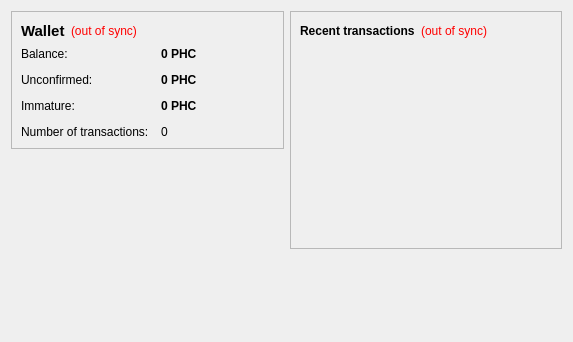
<?xml version="1.0" encoding="UTF-8"?>
<ui version="4.0">
 <class>OverviewPage</class>
 <widget class="QWidget" name="OverviewPage">
  <property name="geometry">
   <rect>
    <x>0</x>
    <y>0</y>
    <width>573</width>
    <height>342</height>
   </rect>
  </property>
  <property name="windowTitle">
   <string>Form</string>
  </property>
  <layout class="QHBoxLayout" name="horizontalLayout" stretch="1,1">
   <item>
    <layout class="QVBoxLayout" name="verticalLayout_2">
     <item>
      <widget class="QFrame" name="frame">
       <property name="frameShape">
        <enum>QFrame::StyledPanel</enum>
       </property>
       <property name="frameShadow">
        <enum>QFrame::Raised</enum>
       </property>
       <layout class="QVBoxLayout" name="verticalLayout_4">
        <item>
         <layout class="QHBoxLayout" name="horizontalLayout_4">
          <item>
           <widget class="QLabel" name="label_5">
            <property name="font">
             <font>
              <pointsize>11</pointsize>
              <weight>75</weight>
              <bold>true</bold>
             </font>
            </property>
            <property name="text">
             <string>Wallet</string>
            </property>
           </widget>
          </item>
          <item>
           <widget class="QLabel" name="labelWalletStatus">
            <property name="toolTip">
             <string>The displayed information may be out of date. Your wallet automatically synchronizes with the Litecoin network after a connection is established, but this process has not completed yet.</string>
            </property>
            <property name="styleSheet">
             <string notr="true">QLabel { color: red; }</string>
            </property>
            <property name="text">
             <string notr="true">(out of sync)</string>
            </property>
            <property name="alignment">
             <set>Qt::AlignLeading|Qt::AlignLeft|Qt::AlignVCenter</set>
            </property>
           </widget>
          </item>
          <item>
           <spacer name="horizontalSpacer_2">
            <property name="orientation">
             <enum>Qt::Horizontal</enum>
            </property>
            <property name="sizeHint" stdset="0">
             <size>
              <width>40</width>
              <height>20</height>
             </size>
            </property>
           </spacer>
          </item>
         </layout>
        </item>
        <item>
         <layout class="QFormLayout" name="formLayout_2">
          <property name="fieldGrowthPolicy">
           <enum>QFormLayout::AllNonFixedFieldsGrow</enum>
          </property>
          <property name="horizontalSpacing">
           <number>12</number>
          </property>
          <property name="verticalSpacing">
           <number>12</number>
          </property>
          <item row="0" column="0">
           <widget class="QLabel" name="label">
            <property name="text">
             <string>Balance:</string>
            </property>
           </widget>
          </item>
          <item row="0" column="1">
           <widget class="QLabel" name="labelBalance">
            <property name="font">
             <font>
              <weight>75</weight>
              <bold>true</bold>
             </font>
            </property>
            <property name="cursor">
             <cursorShape>IBeamCursor</cursorShape>
            </property>
            <property name="toolTip">
             <string>Your current balance</string>
            </property>
            <property name="text">
             <string notr="true">0 PHC</string>
            </property>
            <property name="textInteractionFlags">
             <set>Qt::LinksAccessibleByMouse|Qt::TextSelectableByKeyboard|Qt::TextSelectableByMouse</set>
            </property>
           </widget>
          </item>
          <item row="1" column="0">
           <widget class="QLabel" name="label_3">
            <property name="text">
             <string>Unconfirmed:</string>
            </property>
           </widget>
          </item>
          <item row="1" column="1">
           <widget class="QLabel" name="labelUnconfirmed">
            <property name="font">
             <font>
              <weight>75</weight>
              <bold>true</bold>
             </font>
            </property>
            <property name="cursor">
             <cursorShape>IBeamCursor</cursorShape>
            </property>
            <property name="toolTip">
             <string>Total of transactions that have yet to be confirmed, and do not yet count toward the current balance</string>
            </property>
            <property name="text">
             <string notr="true">0 PHC</string>
            </property>
            <property name="textInteractionFlags">
             <set>Qt::LinksAccessibleByMouse|Qt::TextSelectableByKeyboard|Qt::TextSelectableByMouse</set>
            </property>
           </widget>
          </item>
          <item row="3" column="0">
           <widget class="QLabel" name="label_2">
            <property name="text">
             <string>Number of transactions:</string>
            </property>
           </widget>
          </item>
          <item row="3" column="1">
           <widget class="QLabel" name="labelNumTransactions">
            <property name="toolTip">
             <string>Total number of transactions in wallet</string>
            </property>
            <property name="text">
             <string notr="true">0</string>
            </property>
           </widget>
          </item>
          <item row="2" column="0">
           <widget class="QLabel" name="labelImmatureText">
            <property name="text">
             <string>Immature:</string>
            </property>
           </widget>
          </item>
          <item row="2" column="1">
           <widget class="QLabel" name="labelImmature">
            <property name="font">
             <font>
              <weight>75</weight>
              <bold>true</bold>
             </font>
            </property>
            <property name="toolTip">
             <string>Mined balance that has not yet matured</string>
            </property>
            <property name="text">
             <string notr="true">0 PHC</string>
            </property>
            <property name="textInteractionFlags">
             <set>Qt::LinksAccessibleByMouse|Qt::TextSelectableByKeyboard|Qt::TextSelectableByMouse</set>
            </property>
           </widget>
          </item>
         </layout>
        </item>
       </layout>
      </widget>
     </item>
     <item>
      <spacer name="verticalSpacer">
       <property name="orientation">
        <enum>Qt::Vertical</enum>
       </property>
       <property name="sizeHint" stdset="0">
        <size>
         <width>20</width>
         <height>40</height>
        </size>
       </property>
      </spacer>
     </item>
    </layout>
   </item>
   <item>
    <layout class="QVBoxLayout" name="verticalLayout_3">
     <item>
      <widget class="QFrame" name="frame_2">
       <property name="frameShape">
        <enum>QFrame::StyledPanel</enum>
       </property>
       <property name="frameShadow">
        <enum>QFrame::Raised</enum>
       </property>
       <layout class="QVBoxLayout" name="verticalLayout">
        <item>
         <layout class="QHBoxLayout" name="horizontalLayout_2">
          <item>
           <widget class="QLabel" name="label_4">
            <property name="text">
             <string>&lt;b&gt;Recent transactions&lt;/b&gt;</string>
            </property>
           </widget>
          </item>
          <item>
           <widget class="QLabel" name="labelTransactionsStatus">
            <property name="toolTip">
             <string>The displayed information may be out of date. Your wallet automatically synchronizes with the Litecoin network after a connection is established, but this process has not completed yet.</string>
            </property>
            <property name="styleSheet">
             <string notr="true">QLabel { color: red; }</string>
            </property>
            <property name="text">
             <string notr="true">(out of sync)</string>
            </property>
            <property name="alignment">
             <set>Qt::AlignRight|Qt::AlignTrailing|Qt::AlignVCenter</set>
            </property>
           </widget>
          </item>
          <item>
           <spacer name="horizontalSpacer">
            <property name="orientation">
             <enum>Qt::Horizontal</enum>
            </property>
            <property name="sizeHint" stdset="0">
             <size>
              <width>40</width>
              <height>20</height>
             </size>
            </property>
           </spacer>
          </item>
         </layout>
        </item>
        <item>
         <widget class="QListView" name="listTransactions">
          <property name="styleSheet">
           <string notr="true">QListView { background: transparent; }</string>
          </property>
          <property name="frameShape">
           <enum>QFrame::NoFrame</enum>
          </property>
          <property name="verticalScrollBarPolicy">
           <enum>Qt::ScrollBarAlwaysOff</enum>
          </property>
          <property name="horizontalScrollBarPolicy">
           <enum>Qt::ScrollBarAlwaysOff</enum>
          </property>
          <property name="selectionMode">
           <enum>QAbstractItemView::NoSelection</enum>
          </property>
         </widget>
        </item>
       </layout>
      </widget>
     </item>
     <item>
      <spacer name="verticalSpacer_2">
       <property name="orientation">
        <enum>Qt::Vertical</enum>
       </property>
       <property name="sizeHint" stdset="0">
        <size>
         <width>20</width>
         <height>40</height>
        </size>
       </property>
      </spacer>
     </item>
    </layout>
   </item>
  </layout>
 </widget>
 <resources/>
 <connections/>
</ui>
